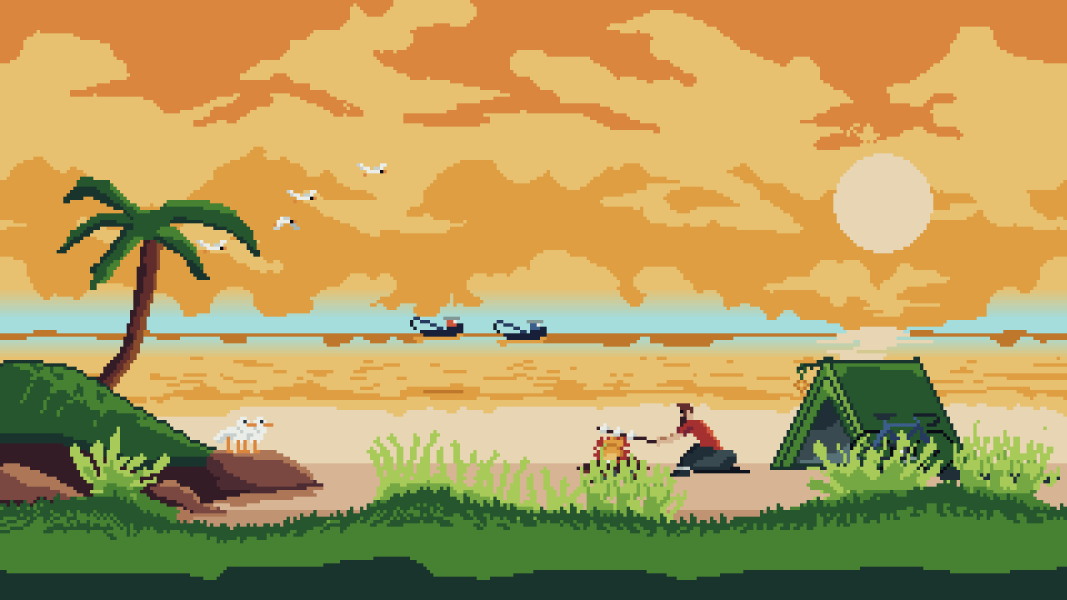
#> input picture SunSet1.png, 3200 x 1800 px (shown at 1/3 size)
$ python gen_sprites.py
#> lines starting #> are read from the running program, lines starting #| are printed output that depends on the picture
"""
gen_sprites.py — Sunset scene generator for M5ClawPro
Reads SunSet1.png / SunSet2.png / SunSet3.png (3200x1800),
downscales to 240x135, builds a unified palette, and emits
src/sunset_data.h + src/sunset_data.cpp with PROGMEM arrays.

Usage:  python gen_sprites.py [--colors N]
"""

from PIL import Image
import os, sys, argparse

SCENE_W = 240
SCENE_H = 135

def rgb_to_rgb565(r, g, b):
    return ((r & 0xF8) << 8) | ((g & 0xFC) << 3) | (b >> 3)


def generate(max_colors):
#> called with max_colors = 64
    base = os.path.dirname(os.path.abspath(__file__))
    names = ["SunSet1.png", "SunSet2.png", "SunSet3.png"]

    imgs = []
    for name in names:
        path = os.path.join(base, name)
        if not os.path.exists(path):
            print(f"ERROR: {path} not found"); sys.exit(1)
        img = Image.open(path).convert("RGB")
        print(f"  {name}: {img.size[0]}x{img.size[1]}")
#|   SunSet1.png: 3200x1800
        img = img.resize((SCENE_W, SCENE_H), Image.LANCZOS)
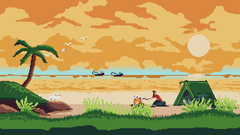
#> img: PIL image 240x135 RGB; mean R, G, B 178.1, 156.8, 92.1
        imgs.append(img)
#> pass 2 of the loop in generate, `for name in names:`:
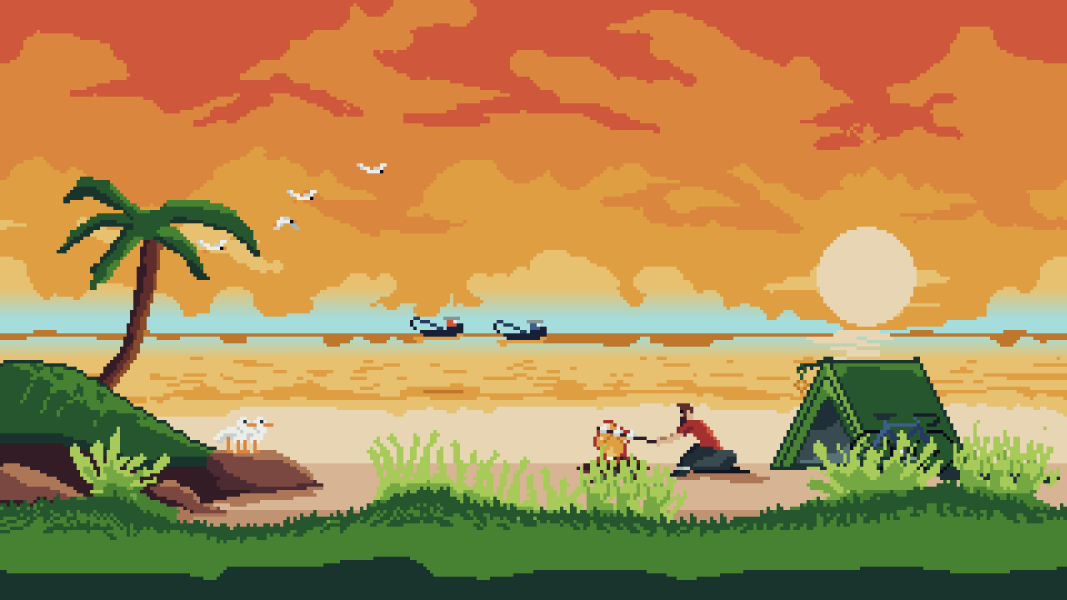
#> input picture SunSet2.png, 3200 x 1800 px (shown at 1/3 size)
#|   SunSet2.png: 3200x1800
#> in generate, `img = img.resize((SCENE_W, SCENE_H), Image.LANCZOS)`:
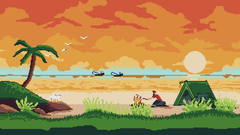
#> img: PIL image 240x135 RGB; mean R, G, B 173.9, 139.3, 81.5
#> pass 3 of the loop in generate, `for name in names:`:
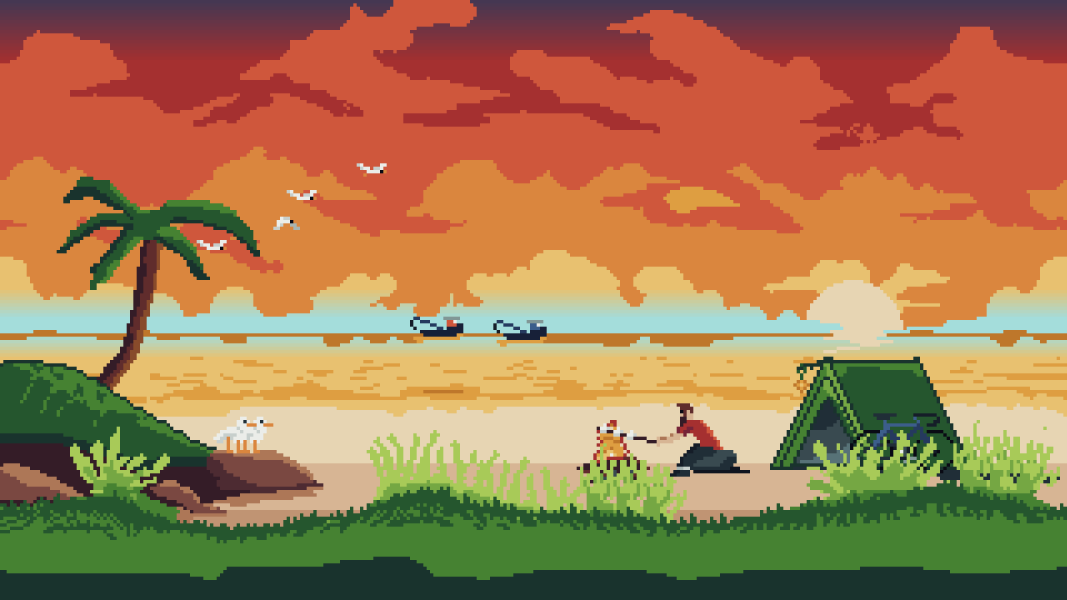
#> input picture SunSet3.png, 3200 x 1800 px (shown at 1/3 size)
#|   SunSet3.png: 3200x1800
#> in generate, `img = img.resize((SCENE_W, SCENE_H), Image.LANCZOS)`:
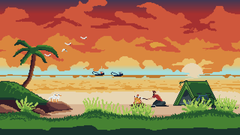
#> img: PIL image 240x135 RGB; mean R, G, B 161.9, 121.6, 80.1

    combined = Image.new("RGB", (SCENE_W, SCENE_H * len(imgs)))
#> combined: PIL image 240x405 RGB; every value is 0
    for i, img in enumerate(imgs):
        combined.paste(img, (0, i * SCENE_H))
#> this loop made 3 passes
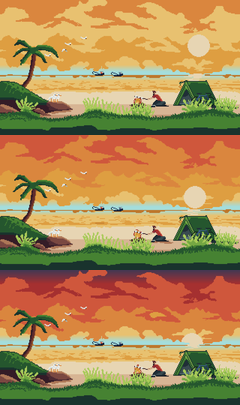
#> combined: PIL image 240x405 RGB; mean R, G, B 171.3, 139.2, 84.6

    print(f"Quantizing to {max_colors} colors...")
    quantized = combined.quantize(colors=max_colors, method=Image.Quantize.MEDIANCUT, dither=0)
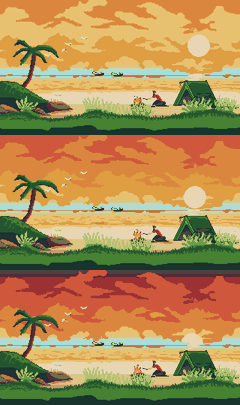
#> quantized: PIL image 240x405 P; mean R, G, B 171.5, 139.7, 84.6
    pal_flat = quantized.getpalette()
#> pal_flat = 192 values, max 234 at index 0, min 22 at index 186, mean 130.5

    used = set(quantized.getdata())
#> used = 64 items
    pal_size = max(used) + 1
#> pal_size = 64
    palette = []
    for i in range(pal_size):
        palette.append((pal_flat[i*3], pal_flat[i*3+1], pal_flat[i*3+2]))
#> after the loop, palette = 64 items, first 6: (234, 217, 186), (232, 213, 181), (231, 213, 179), (231, 213, 178), (233, 202, 137), (233, 195, 114)
    print(f"Palette entries used: {pal_size}")
#| Palette entries used: 64

    pixels = list(quantized.getdata())
#> pixels = 97200 items
    sz = SCENE_W * SCENE_H
    scenes = [pixels[i*sz:(i+1)*sz] for i in range(len(imgs))]
#> scenes = 3 items

    # ── header ──
    h_lines = [
        "#pragma once",
        "#include <cstdint>",
        "#include <pgmspace.h>",
        "",
        f"#define SCENE_PALETTE_SIZE {pal_size}",
        "",
        "extern const uint16_t scene_palette[];",
    ]
#> h_lines = ['#pragma once', '#include <cstdint>', '#include <pgmspace.h>', '', '#define SCENE_PALETTE_SIZE 64', '', 'extern const uint16_t scene_palette[];']
    for idx in range(1, len(imgs)+1):
        h_lines.append(f"extern const uint8_t  scene_pixels_{idx}[];")
#> after the loop, h_lines = 10 items, first 6: '#pragma once', '#include <cstdint>', '#include <pgmspace.h>', '', '#define SCENE_PALETTE_SIZE 64', ''

    h_path = os.path.join(base, "src", "sunset_data.h")
    with open(h_path, "w", encoding="utf-8") as f:
        f.write("\n".join(h_lines) + "\n")
    print(f"Written: {h_path}")

    # ── source ──
    c_lines = ['#include "sunset_data.h"', ""]

    c_lines.append(f"const uint16_t scene_palette[SCENE_PALETTE_SIZE] PROGMEM = {{")
    row = "  "
    for i, (r, g, b) in enumerate(palette):
        row += f"0x{rgb_to_rgb565(r,g,b):04X},"
        if (i + 1) % 12 == 0:
            c_lines.append(row)
            row = "  "
#> this loop made 64 passes
#> (r, g, b) on passes 1, 2, 3, 4, 5, 12, 13, 14, 15, 16, 17, 24: (234, 217, 186), (232, 213, 181), (231, 213, 179), (231, 213, 178), (233, 202, 137), (232, 193, 111), (232, 191, 109), (204, 212, 176), (200, 205, 153), (166, 222, 218), (170, 211, 166), (223, 158, 65)
#> (r, g, b) on passes 6 to 11: (233, 195, 114), (232, 194, 113), (232, 193, 113), (233, 193, 112), (232, 193, 112), (231, 193, 112)
#> after the loop, c_lines = 8 items
    if row.strip():
        c_lines.append(row)
    c_lines.append("};")
    c_lines.append("")

    for idx, sc in enumerate(scenes, 1):
        c_lines.append(f"const uint8_t scene_pixels_{idx}[{SCENE_W}*{SCENE_H}] PROGMEM = {{")
        for y in range(SCENE_H):
            off = y * SCENE_W
            c_lines.append("  " + ",".join(str(sc[off+x]) for x in range(SCENE_W)) + ",")
        c_lines.append("};")
        c_lines.append("")
#> after the loop, c_lines = 425 items

    cpp_path = os.path.join(base, "src", "sunset_data.cpp")
    with open(cpp_path, "w", encoding="utf-8") as f:
        f.write("\n".join(c_lines) + "\n")
    print(f"Written: {cpp_path}  ({len(c_lines)} lines)")
#| Written: src/sunset_data.cpp  (425 lines)
    print("Done.")


if __name__ == "__main__":
    parser = argparse.ArgumentParser(description="Generate sunset scene data")
    parser.add_argument("--colors", type=int, default=64,
                        help="Max palette colors (default 64)")
    args = parser.parse_args()
    generate(args.colors)
